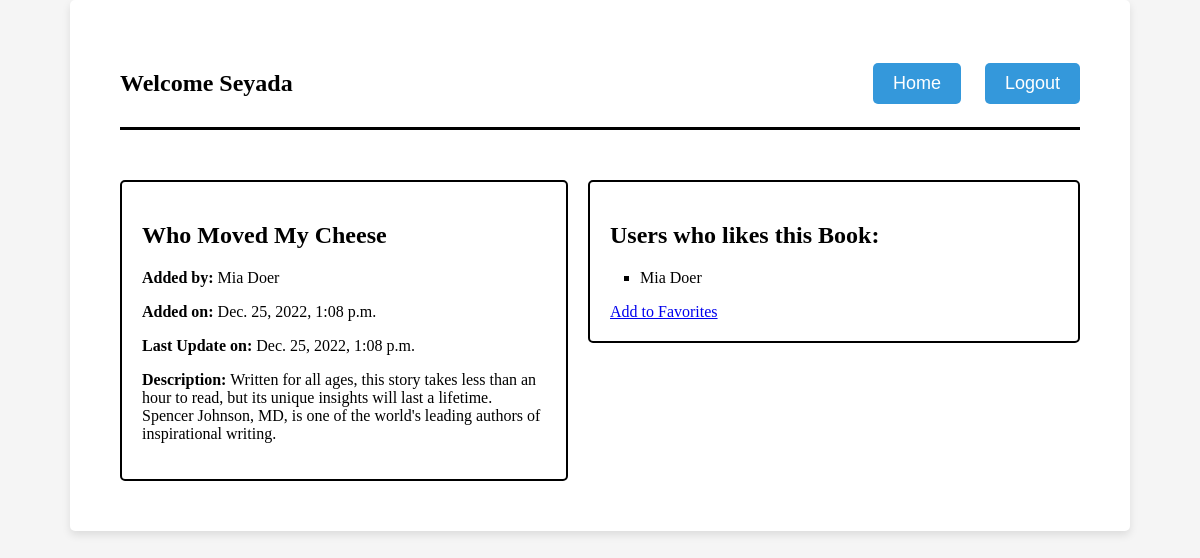
The app's page /books/7 (signed in) with its own data.
### favbooks_app/models.py (models this page shows)
class User(models.Model):
    first_name = models.CharField(max_length=255)
    last_name = models.CharField(max_length=255)
    email = models.CharField(max_length=255)
    password = models.BinaryField(max_length=255)
    pw_confirm = models.CharField(max_length=255)
    created_at = models.DateTimeField(auto_now_add=True)
    updated_at = models.DateTimeField(auto_now=True)
    objects = UserManager()

class Book(models.Model):
    title = models.CharField(max_length=255)
    description = models.TextField()
    uploaded_by = models.ForeignKey(User, related_name="books_uploaded", on_delete=models.CASCADE)
    users_who_like = models.ManyToManyField(User, related_name="liked_books")
    created_at = models.DateTimeField(auto_now_add = True)
    updated_at = models.DateTimeField(auto_now = True)
    objects = BookManager()

### favbooks_app/views.py (the view)
# urls.py: path("books/<int:id>", views.view_book),
def view_book(request, id):
    book = models.get_book(id=id)
    user_id = book.uploaded_by.id
    if user_id == request.session['id']:
        context = {
        "book": book,
        "user": models.get_user(request, id=id),
        "all_book": models.get_all_books(),
        }
        return render(request, 'edit_book.html', context)
    else:
        context = {
        "book": book,
        "user": models.get_user(request, id=id),
        "all_book": models.get_all_books(),
        }
        return render(request, 'view_book.html', context)

### favbooks_app/models.py (called while the page is built)
def get_book(id):
    return Book.objects.get(id=id)

def get_user(request, id):
    return User.objects.get(id=request.session['id'])

def get_all_books():
    return Book.objects.all()

### favbooks_app/templates/view_book.html (shortened to what this page needs)
    <!DOCTYPE html>
    <html lang="en">
    <head>
    </head>
    <body>
        <div class="container">
            <div class="header">
                <div>
                    <h2 class="inline">Welcome {{ user.first_name }}</h>
                </div>
                <div>
                    <a href="/home"><button type="button">Home</button></a>
                    <a href="/logout"><button type="button">Logout</button></a>
                </div>
            </div>
            <div class="main">
                <div class="book_box">
                    <div class="form_box">
                        <h2>{{book.title}}</h2>
                        <p><b>Added by: </b> {{book.uploaded_by.first_name}} {{book.uploaded_by.last_name}}</p>
                        <p><b>Added on: </b> {{book.created_at}}</p>
                        <p><b>Last Update on:  </b> {{book.updated_at}}</p>
                        <p><b>Description:</b> {{book.description}}</p>
                    </div>
                </div>
                <div class="books">
                    <h2>Users who likes this Book: </h2>
                    <ul>
                        {% for user in book.users_who_like.all %}
                            <li> {{ user.first_name }} {{ user.last_name }} </li>
                        {% endfor %}
                    </ul>
                            <div>
                            {% if user in book.users_who_like.all %}
                                <a href="/remove_from_favorites/{{book.id}}">Remove from Favorites</a>
                            {% else %}
                                <a href="/add_to_favorites/{{book.id}}">Add to Favorites</a>
                            {% endif %}
                            </div>
                </div>
            </div>
    </body>
    </html>

### favbooks_app/templates/view_book.html (style rules this page uses)
body { font-family: 'Times New Roman', Times, serif; background-color: #f5f5f5; margin: 0; padding: 0; }
.main { display: flex; justify-content: space-between; align-items: flex-start ; width: 100%; margin-top: 50px; }
.container { max-width: 80%; margin: 0 auto; background-color: white; padding: 50px; border-radius: 5px; box-shadow: 0 4px 8px rgba(0, 0, 0, 0.1); }
.header { display: flex; align-items: center; justify-content: space-between; margin-bottom: 20px; padding-bottom: 10px; border-bottom: 3px solid black; }
button[type="button"] { background-color: #3498db; color: white; border: none; border-radius: 5px; padding: 10px 20px; margin-left: 20px; font-size: 18px; }
.main { display: flex; flex-direction: row; }
.book_box { flex: 1; margin-right: 20px; }
.form_box { border: 2px solid black; padding: 20px; border-radius: 5px; }
h2 { margin-bottom: 20px; }
.books { flex: 1; border: 2px solid black; padding: 20px; border-radius: 5px; }
ul { padding-left: 30px; list-style-type: square; }
li { margin-bottom: 10px; }

### records on screen
User: first_name "Seyada"
Book: title "Who Moved My Cheese", uploaded_by.first_name "Mia", uploaded_by.last_name "Doer", created_at "Dec. 25, 2022, 1:08 p.m.", updated_at "Dec. 25, 2022, 1:08 p.m.", description "Written for all ages, this story takes less than an hour to read, but its unique insights will last a lifetime. Spencer Johnson, MD, is one of the world's leading authors of inspirational writing."
User: first_name "Mia", last_name "Doer"
